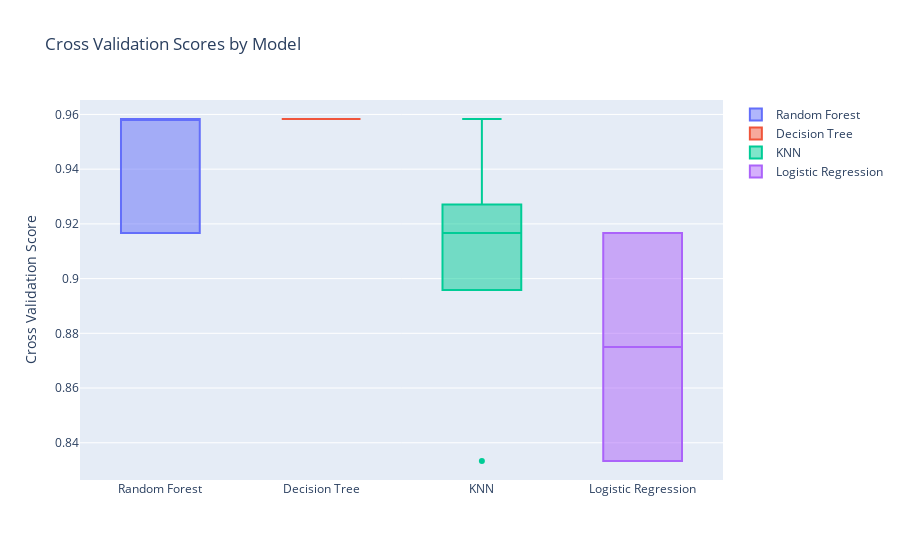

Write notebook code for a chart like this one.
### Markdown cell above
## 9. 8번의 상황에서 각 모델별 cv score를 boxplot으로 그려서 비교해주세요.

### Code cell
import plotly.graph_objects as go
# import seaborn as sns
# import matplotlib.pyplot as plt

# models = ['Random Forest', 'Decision Tree', 'KNN', 'Logistic Regression']
# cross_val_scores = [score_rf, score_dt, score_knn, score_lr]

# # Boxplot 생성
# plt.figure(figsize=(10, 6))
# sns.boxplot(data=cross_val_scores)
# plt.xticks(range(len(models)), models) 
# plt.title('Cross Validation Scores by Model')
# plt.ylabel('Score')
# plt.grid(True)  
# plt.show()

import plotly.graph_objects as go

models = ['Random Forest', 'Decision Tree', 'KNN', 'Logistic Regression']
cross_val_scores = [score_rf, score_dt, score_knn, score_lr]

fig = go.Figure()

for model, scores in zip(models, cross_val_scores):
    fig.add_trace(go.Box(y=scores, name=model))

fig.update_layout(title='Cross Validation Scores by Model', yaxis_title='Cross Validation Score')

fig.show()

### Figure 1 — Plotly figure (JSON) as saved in the notebook; plotly's stock layout.template omitted (floating-point values rounded to 4 significant figures)
{"data": [{"name": "Random Forest", "type": "box", "y": [0.9167, 0.9167, 0.9583, 0.9583, 0.9583]}, {"name": "Decision Tree", "type": "box", "y": [0.9583, 0.9583, 0.9583, 0.9583, 0.9583]}, {"name": "KNN", "type": "box", "y": [0.9167, 0.9167, 0.8333, 0.9583, 0.9167]}, {"name": "Logistic Regression", "type": "box", "y": [0.875, 0.8333, 0.9167, 0.8333, 0.9167]}], "layout": {"title": {"text": "Cross Validation Scores by Model"}, "yaxis": {"title": {"text": "Cross Validation Score"}}}}
